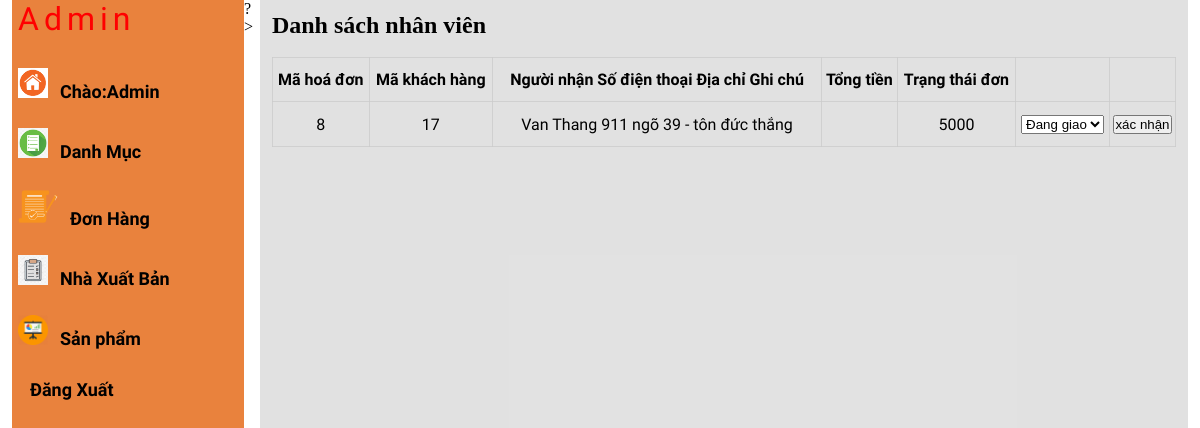
/admin/sua_trang_thai_hoa_don.php?ma=8, run on the app's committed database.
### tables this page shows
CREATE TABLE `hoa_don` (
  `ma` int(11) NOT NULL,
  `ma_khach_hang` int(11) NOT NULL,
  `ten_nguoi_nhan` varchar(50) NOT NULL,
  `sdt_nguoi_nhan` char(20) NOT NULL,
  `dia_chi_nhan_hang` text NOT NULL,
  `tong_tien` double NOT NULL,
  `ghi_chu` text NOT NULL,
  `trang_thai` int(11) NOT NULL
);

### admin/sua_trang_thai_hoa_don.php (the view, shortened to what this page needs)
<?php
include "header.php";
include "leftside.php";
$ket_noi = mysqli_connect('localhost','root','','doan1');
mysqli_set_charset($ket_noi,'utf8');
$ma = $_GET['ma'];
    $sql = "select * from hoa_don
        where ma = '$ma'";
    $ket_qua = mysqli_query($ket_noi, $sql);
    $bai_san_pham = mysqli_fetch_array($ket_qua); ?>
?>
<div class="admin-content-right">
    <div class="table-content">
    	<h1>Danh sách nhân viên</h1><br>
        <table>
            <tr>
                <th>Mã hoá đơn</th>
                <th>Mã khách hàng</th>
                <th>Người nhận
                Số điện thoại
                Địa chỉ
                Ghi chú</th>
                <th>Tổng tiền</th>
                <th>Trạng thái đơn</th>
                <th></th>
            </tr>
               <tr>
                <td><?php echo $bai_san_pham['ma']  ?></td>
                <td><?php echo $bai_san_pham['ma_khach_hang'] ?></td>
               <td> <?php echo $bai_san_pham['ten_nguoi_nhan'] ?>
                <?php echo $bai_san_pham['sdt_nguoi_nhan'] ?>
                <?php echo $bai_san_pham['dia_chi_nhan_hang'] ?></td>
                <td><?php echo $bai_san_pham['ghi_chu'] ?> </td>
                <td><?php echo $bai_san_pham['tong_tien'] ?></td>
                       <form action="process_update_hoa_don.php" method="POST">
                        <td>
                            <select name="trang_thai">
                                <option>Đang giao</option>
                            </select>
                        </td>
                        <td>
                            <button>xác nhận</button>
                        </td>
                    </form>
                </tr>
        </table>
  </div>
</div>
</section>
</body>
</html>

### admin/style.css (style rules this page uses)
:root { --maincolor: #ff8800; --subcolor: #ec400c; }
* { padding: 0; margin: 0; box-sizing: border-box; }
.admin-content-right { width: 80%; background-color: #dddd; padding: 12px 12px; height: 100vh; overflow-y: scroll; }
.table-content table { width: 100%; }
.table-content table,th,td { text-align: center; border: 1px solid #cccc; border-collapse: collapse; padding: 12px 0; font-family: "Bona Nova", serif; }

### data on the page
hoa_don: ma "8", ma_khach_hang "17", ten_nguoi_nhan "Van Thang", sdt_nguoi_nhan "911", dia_chi_nhan_hang "ngõ 39 - tôn đức thắng", tong_tien "5000"
